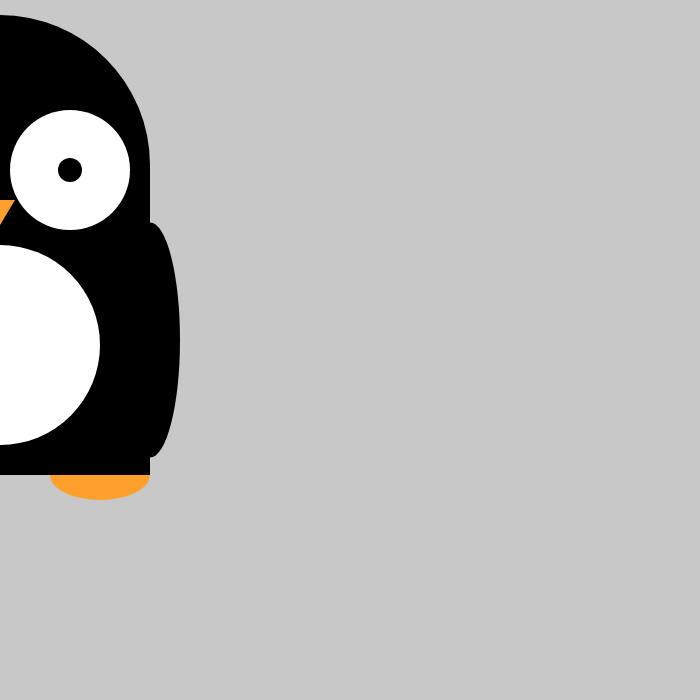
Frame 1 (no input)
Frame 60 (no input): identical to frame 1, image omitted
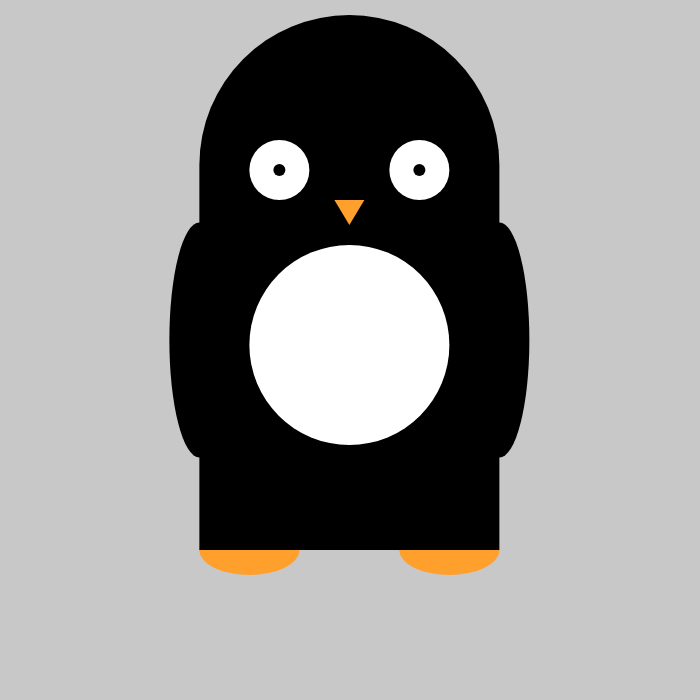
Frame 120 (the mouse pressed at the canvas centre since frame 60)

The p5.js sketch that drew these frames (run headless with seeded random() and noise() and a simulated clock; from frame 60 on, the mouse is pressed at the canvas centre):

// p5.js sketch
// ── sketch.js
let x = 0; // x坐标
let y = 250; // y坐标
let body=225; // 身高
let eye = 120; // 眼睛大小
let easing = 0.1;

function setup() {
	createCanvas(700, 700);
}

function draw() {
	let targetX = mouseX;
	x += (targetX - x) * easing; //使用缓动函数控制企鹅的x位置

	if (mouseIsPressed) {  //当鼠标按下时改变身体的高度和眼睛的大小
		body = 300;
		eye = 60;
	} else {
		body = 225;
		eye = 120;
	}

	background(200);
	// 两条腿
	noStroke();
	fill(255, 160, 45);
	ellipse(x-100, y+body, 100, 50);
	ellipse(x+100, y+body, 100, 50);

	// 身子
	fill(0);
	ellipse(x-150, y+90, 60, 235);
	ellipse(x+150, y+90, 60, 235);
	rect(x-150, y, 300, body);
	stroke(0);
	strokeWeight(300);
	line(x, y-85, x, y+30);

	// 眼睛和肚皮
	fill(255);
	noStroke();
	ellipse(x-70, y-80, eye, eye);
	ellipse(x+70, y-80, eye, eye);
	ellipse(x, y+95, 200, 200);

	// 眼球
	fill(0);
	ellipse(x-70, y-80, eye/5, eye/5);
	ellipse(x+70, y-80, eye/5, eye/5);

	// 嘴巴
	noStroke();
	fill(255, 160, 45);
	triangle(x-15, y-50, x+15, y-50, x, y-25);
}
